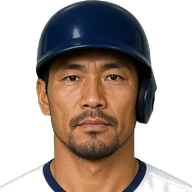
#> input picture assets/faces/b_2.webp, 192 x 192 px, given in place of batter_back_0.webp, which was not available
$ python cap_boxes.py out.png
#> lines starting #> are read from the running program, lines starting #| are printed output that depends on the picture; after the words box and inside, x2 and y2 are one past the last pixel; in counts of white or black regions, pixels touching at a corner belong together
"""뒷모습 타자 헬멧·투수 모자 자리(팀 색 칠할 곳)를 프레임마다 찾아 JSON으로 낸다(sprites.js의 frame.cap에 옮긴다).

사용법: python -I tools/cap_boxes.py [미리보기 png]
  - 타자(batter_back, batter_back_idle): 흰 헬멧 = 가장 위쪽의 밝고 색 없는 덩어리(검은 방망이는 빠진다)
  - 투수(pitcher_back): 회색 모자 = 맨 위쪽의 회색(밝기 중간, 색 없음) 덩어리. 손에 든 흰 공·살색 손은 빠진다
  - 상자는 덩어리를 감싸는 사각형(조금 넓힘). 칠하는 건 실행 중에 상자 안의 같은 색 픽셀만
"""
import json, os, sys
from collections import deque
import numpy as np
from PIL import Image, ImageDraw

D = os.path.join(os.path.dirname(__file__), '..', 'assets', 'sprites')


def hsv(a):
    mx = a[..., :3].max(axis=2); mn = a[..., :3].min(axis=2)
    return np.where(mx > 0, (mx - mn) / np.maximum(mx, 1), 0), mx / 255


def blob(mask, seed_rows):
    """seed_rows(위쪽 몇 줄) 안에서 시작하는 가장 큰 연결 덩어리"""
    h, w = mask.shape; seen = np.zeros_like(mask); best = []
    for y0, x0 in zip(*np.nonzero(mask[:seed_rows])):
        if seen[y0, x0]: continue
        q = deque([(y0, x0)]); seen[y0, x0] = True; pts = []
        while q:
            y, x = q.popleft(); pts.append((y, x))
            for ny, nx in ((y + 1, x), (y - 1, x), (y, x + 1), (y, x - 1)):
                if 0 <= ny < h and 0 <= nx < w and mask[ny, nx] and not seen[ny, nx]:
                    seen[ny, nx] = True; q.append((ny, nx))
        if len(pts) > len(best): best = pts
    return best


def box(name, i, kind):
#> called with name = 'batter_back', i = 0, kind = 'helmet'
    im = Image.open(os.path.join(D, f'{name}_{i}.webp')).convert('RGBA'); a = np.asarray(im).astype(np.float32)
#> in box, im is the input picture: PIL image 192x192 RGBA; mean R, G, B, A 69.5, 56.8, 48.9, 133.9
    s, v = hsv(a); op = a[..., 3] > 128
#> after `s, v = hsv(a)`:
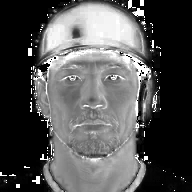
#> s: shape (192, 192) float32; min 0, max 1, mean 0.331
#> after `op = a[..., 3] > 128`:
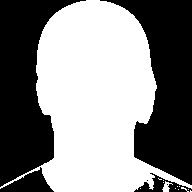
#> op: shape (192, 192) bool; 52.5% white; 6 black regions (2 under 20 px), largest, box (x1, y1, x2, y2) and area: (100, 0, 192, 185) 8405, (0, 0, 86, 187) 8019, (0, 167, 54, 192) 678, (134, 173, 192, 192) 407
    k = im.height / 663                                     # 대기 동작 그림은 0.7배로 저장돼 있다
#> k = 0.29
    if kind == 'cap':
        m = op & (s < 0.14) & (v > 0.3) & (v < 0.78)
        ys = np.nonzero(op.any(axis=1))[0]; H = ys[-1] - ys[0]
        pts = blob(m, int(ys[0] + H * 0.3))
        if len(pts) < 60: return None
        yy, xx = zip(*pts); y0, y1, x0, x1 = min(yy), max(yy), min(xx), max(xx)
        if y1 - y0 > H * 0.16 or x1 - x0 > H * 0.2: return None
    else:
        # 흰 헬멧은 흰 셔츠와 붙어 있어서 덩어리로 못 가른다: 맨 위 흰 부분(헬멧 꼭대기)에서 아래로 내려가며
        # 헬멧 아래 머리카락·목(흰색이 갑자기 줄어드는 줄)에서 끊는다. 헬멧 지름은 약 80픽셀(대기 그림은 0.7배)
        m = op & (s < 0.16) & (v > 0.55)
#> m: shape (192, 192) bool; 1.7% white; 17 white regions (14 under 20 px), largest, box (x1, y1, x2, y2) and area: (137, 163, 192, 190) 425, (0, 163, 46, 189) 120, (162, 181, 173, 192) 58
        # 방망이의 밝은 반사는 가늘다: 흰 부분이 가로로 길게(헬멧 폭의 1/3 이상) 이어진 줄부터 헬멧으로 본다
        def runs(row):
            xs = np.nonzero(row)[0]
            if not len(xs): return []
            cut = np.nonzero(np.diff(xs) > 2)[0]
            return [(xs[a], xs[b]) for a, b in zip(np.r_[0, cut + 1], np.r_[cut, len(xs) - 1])]
        top = None
        for r in range(m.shape[0]):
            rs = [q for q in runs(m[r]) if q[1] - q[0] >= 24 * k]
            if rs: top = r; break
        if top is None: return None
        # 헬멧(둥근 지붕)을 줄마다 따라 내려간다: 앞 줄 구간과 겹치는 흰 구간(방망이가 가로질러 끊긴 틈은 이어 붙인다).
        # 가장 넓은 줄의 폭 = 헬멧 지름, 높이는 지름의 0.86배(아래 목·깃은 빼고)
        def merged(row):
            out = []
            for q in runs(row):
                if out and q[0] - out[-1][1] <= 20 * k: out[-1] = (out[-1][0], q[1])
                else: out.append(q)
#> this loop made 2 passes
#> q on passes 1 to 2: (37, 42), (147, 154)
#> after the loop, out = [(37, 42), (147, 154)]
            return out
        cur = max(merged(m[top]), key=lambda q: q[1] - q[0]); best = cur
#> after `cur = max(merged(m[top]), key=lambda q: q[1] - q[0])`: cur = (147, 154)
#> after `best = cur`: best = (147, 154)
        for r in range(top + 1, min(m.shape[0], top + int(48 * k))):
            cand = [q for q in merged(m[r]) if q[0] <= cur[1] + 4 and q[1] >= cur[0] - 4]
            if not cand: break
            cur = max(cand, key=lambda q: q[1] - q[0])
            if cur[1] - cur[0] > 115 * k: break                    # 셔츠(어깨)까지 넓어지면 멈춘다
            if cur[1] - cur[0] > best[1] - best[0]: best = cur
#> this loop made 12 passes
#> best on passes 1 to 9: (147, 157), (147, 159), (146, 161), (146, 163), (146, 165), (146, 167), (145, 169), (145, 171), (144, 173)
#> cur on passes 11 to 12: (158, 177), (159, 179)
        W = best[1] - best[0]; cx = (best[0] + best[1]) / 2
#> after `W = best[1] - best[0]`: W = 29
#> after `cx = (best[0] + best[1]) / 2`: cx = 158.5
        x0, x1 = int(cx - W / 2), int(cx + W / 2); y0 = top; y1 = int(top + W * 0.86)
#> after `x0, x1 = (int(cx - W / 2), int(cx + W / 2))`: x0 = 144; x1 = 173
#> after `y0 = top`: y0 = 167
#> after `y1 = int(top + W * 0.86)`: y1 = 191
    p = 3
    return [int(max(0, x0 - p)), int(max(0, y0 - p)), int(min(im.width, x1 + p + 1)), int(min(im.height, y1 + p))]


out = {}; prev = []
for name, n, kind in [('batter_back', 29, 'helmet'), ('batter_back_idle', 24, 'helmet'), ('pitcher_back', 25, 'cap')]:
    out[name] = [box(name, i, kind) for i in range(n)]
#> call 2 of box, with name = 'batter_back', i = 1, kind = 'helmet'
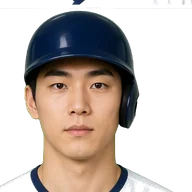
#> input picture assets/faces/b_3.webp, 192 x 192 px, given in place of batter_back_1.webp, which was not available
#> in box, im is the input picture: PIL image 192x192 RGBA; mean R, G, B, A 80.5, 70.9, 64.7, 118.8
#> in hsv (call 2), `mx = a[..., :3].max(axis=2)`:
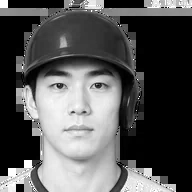
#> mx: shape (192, 192) float32; min 0, max 255, mean 87
#> in hsv (call 2), `mn = a[..., :3].min(axis=2)`:
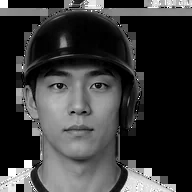
#> mn: shape (192, 192) float32; min 0, max 255, mean 58.3
#> in box (call 2), `s, v = hsv(a)`:
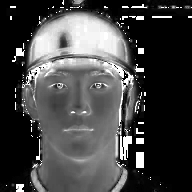
#> s: shape (192, 192) float32; min 0, max 1, mean 0.271
#> in box (call 2), `op = a[..., 3] > 128`: op: shape (192, 192) bool; 46.5% white; 7 white regions (4 under 20 px), largest, box (x1, y1, x2, y2) and area: (0, 11, 172, 192) 17028, (72, 0, 85, 5) 47, (143, 186, 149, 192) 22
#> in box (call 2), `m = op & (s < 0.16) & (v > 0.55)`:
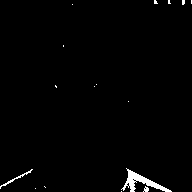
#> m: shape (192, 192) bool; 1.4% white; 16 white regions (13 under 20 px), largest, box (x1, y1, x2, y2) and area: (121, 168, 172, 192) 361, (0, 169, 33, 189) 70, (143, 186, 149, 192) 22
#> the loop in box (call 2), `for r in range(m.shape[0]):` made 174 passes
#> in box (call 2), `cur = max(merged(m[top]), key=lambda q: q[1] - q[0])`: cur = (128, 136)
#> the loop in box (call 2), `for r in range(top + 1, min(m.shape[0], top + int(48 * k))):` made 12 passes
#> best on passes 1 to 8: (128, 138), (128, 140), (128, 142), (128, 144), (127, 146), (127, 148), (127, 150), (126, 152)
#> cur on passes 10 to 12: (143, 156), (146, 158), (147, 160)
#> in box (call 2), `W = best[1] - best[0]`: W = 26
#> in box (call 2), `cx = (best[0] + best[1]) / 2`: cx = 139
#> in box (call 2), `x0, x1 = (int(cx - W / 2), int(cx + W / 2))`: x0 = 126; x1 = 152
#> in box (call 2), `y1 = int(top + W * 0.86)`: y1 = 195
#> (the run stopped early here; a loop or call above may not have finished)
